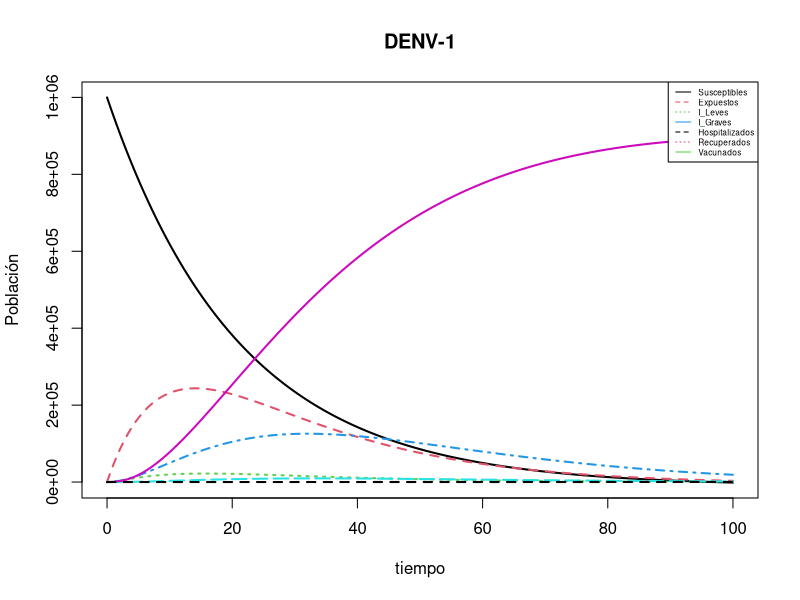
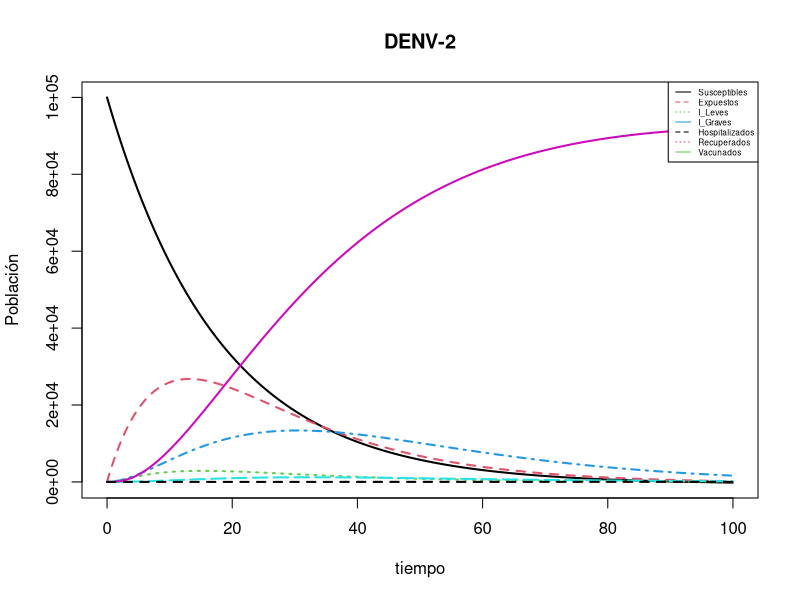
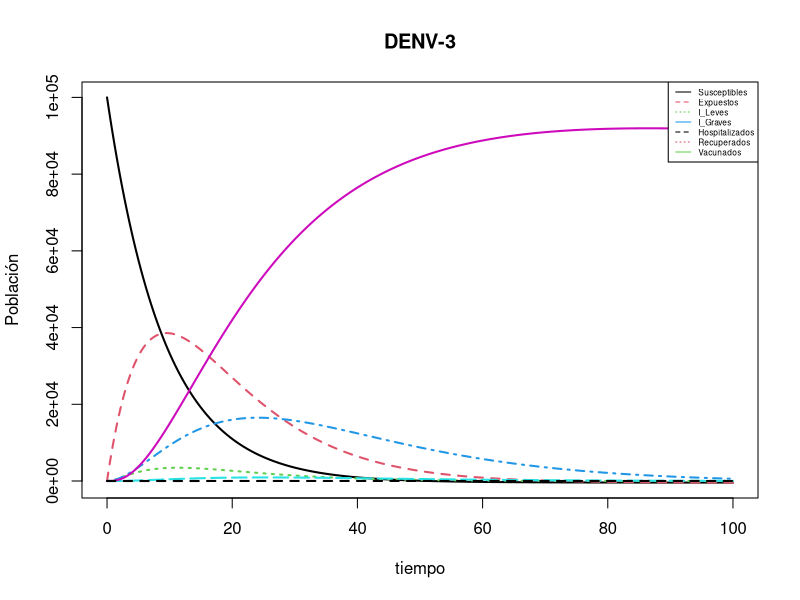
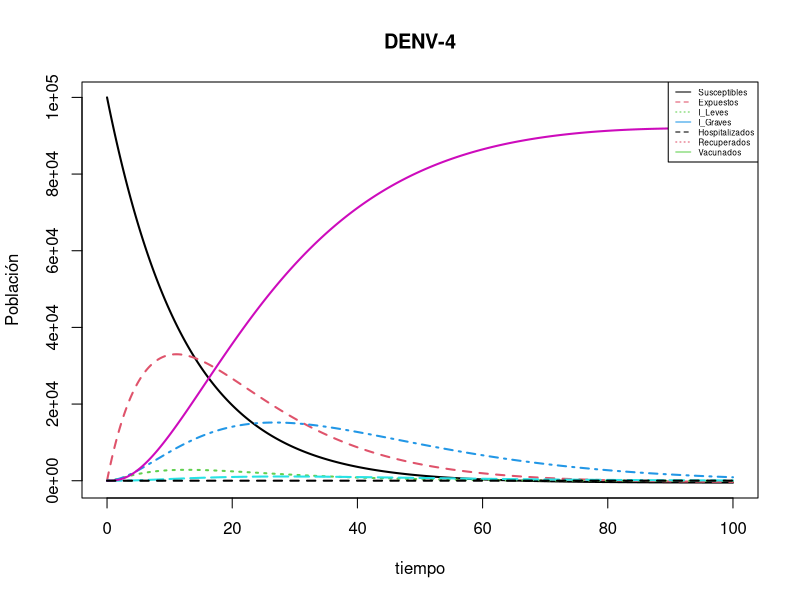

These charts were generated, in order, by the following R code:
##########        MODELO  DENGUE      ##########
library(deSolve)

SEIHRV <- function (t, estado, parametros) {
  with (as.list (c(estado, parametros)) , {
    dS <- mu - beta*S - gamma*R + rho*V - mu*S
    dE <- beta*S - sigma*rho*E - sigma*E*(1 - rho) - mu*E
    dI <- sigma*(1-rho)*E - alpha*I - (mu + K)*I
    dG <- sigma*rho*E - delta*G - (mu + K)*G
    dH <- delta*G - epsilon*H - mu*H
    dR <- epsilon*H + alpha*I - gamma*R - mu*R - lambda*R
    dV <- lambda*R - rho*V - mu*V
    list(c(dS, dE, dI, dG, dH, dR, dV))
  })
}

#### DENV 1 
pars_d1 <- c ( mu =0.0000169 , beta = 0.048, gamma = 0.00063, rho = 0.4, 
               sigma = 0.1 , alpha = 0.657 , delta = 0.05, 
               epsilon = 0.657, lambda = 7.0002e-05, K = 0.001)
condiciones_d1 <- c (S= 1000000, E = 10, I = 1000, 
                     G = 30, H = 10, R = 15 , V = 30)
tiempo_d1 <- seq (0, 100, by = 0.05)
out_d1 <- ode(condiciones_d1, tiempo_d1, SEIHRV, pars_d1) 

matplot(out_d1 [ , 1], out_d1 [ , 2:8], type = "l", xlab = "tiempo", 
        ylab = "Población", main = "DENV-1", lwd = 2)
legend ("topright", c("Susceptibles", "Expuestos", "I_Leves",
                      "I_Graves", "Hospitalizados", "Recuperados", "Vacunados"), 
        col = 1:4, lty = 1:3, cex= 0.5)

##### DENV 2 

pars_d2 <- c (mu = 0.0000169, rho = 0.4, beta = 0.056, gamma = 0.00042, sigma = 0.1 , alpha = 0.552 , delta = 0.05, epsilon = 0.552, lambda = 7.0002e-05, K = 0.001)
condiciones_d2 <- c (S= 100000, E=50, I=10, G=2, H=3, R=3 , V = 2)
tiempo_d2 <- seq (0, 100, by = 0.05)
out_d2 <- ode(condiciones_d2, tiempo_d2, SEIHRV, pars_d2) 

matplot(out_d2 [ , 1], out_d2 [ , 2:8], type = "l", xlab = "tiempo", ylab = "Población", 
        main = "DENV-2", lwd = 2)
legend ("topright", c("Susceptibles", "Expuestos", "I_Leves", "I_Graves", "Hospitalizados", "Recuperados", "Vacunados"), 
        col = 1:4, lty = 1:3, cex= 0.5)



##### DENV 3
pars_d3 <- c ( mu =0.0000169 , beta = 0.11, gamma = 0.00056, rho = 0.4, sigma = 0.1 , alpha = 0.657 , delta = 0.05 , epsilon = 0.882, lambda = 7.0002e-05, K = 0.001)
condiciones_d3 <- c (S= 100000, E=50, I=10, G=2, H=3, R=3 , V = 2)
tiempo_d3 <- seq (0, 100, by = 0.05)
out_d3 <- ode(condiciones_d3, tiempo_d3, SEIHRV, pars_d3) 

matplot(out_d3 [ , 1], out_d3 [ , 2:8], type = "l", xlab = "tiempo", ylab = "Población", 
        main = "DENV-3", lwd = 2)
legend ("topright", c("Susceptibles", "Expuestos", "I_Leves", "I_Graves", "Hospitalizados", "Recuperados", "Vacunados"), 
        col = 1:4, lty = 1:3, cex= 0.5)



##### DENV 4 
pars_d4 <- c ( mu =0.0000169 , beta = 0.081, gamma = 0.00053, rho = 0.4, sigma = 0.1, alpha = 0.687 , delta = 0.05, epsilon = 0.687, lambda = 7.0002e-05, K = 0.001)
condiciones_d4 <- c (S= 100000, E=50, I=10, G=2, H=3, R=3 , V = 2)
tiempo_d4 <- seq (0, 100, by = 0.05)
out_d4 <- ode(condiciones_d4, tiempo_d4, SEIHRV, pars_d4) 

matplot(out_d4 [ , 1], out_d4 [ , 2:8], type = "l", xlab = "tiempo", ylab = "Población", 
        main = "DENV-4", lwd = 2)
legend ("topright", c("Susceptibles", "Expuestos", "I_Leves", "I_Graves", "Hospitalizados", "Recuperados", "Vacunados"), 
        col = 1:4, lty = 1:3, cex= 0.5)
